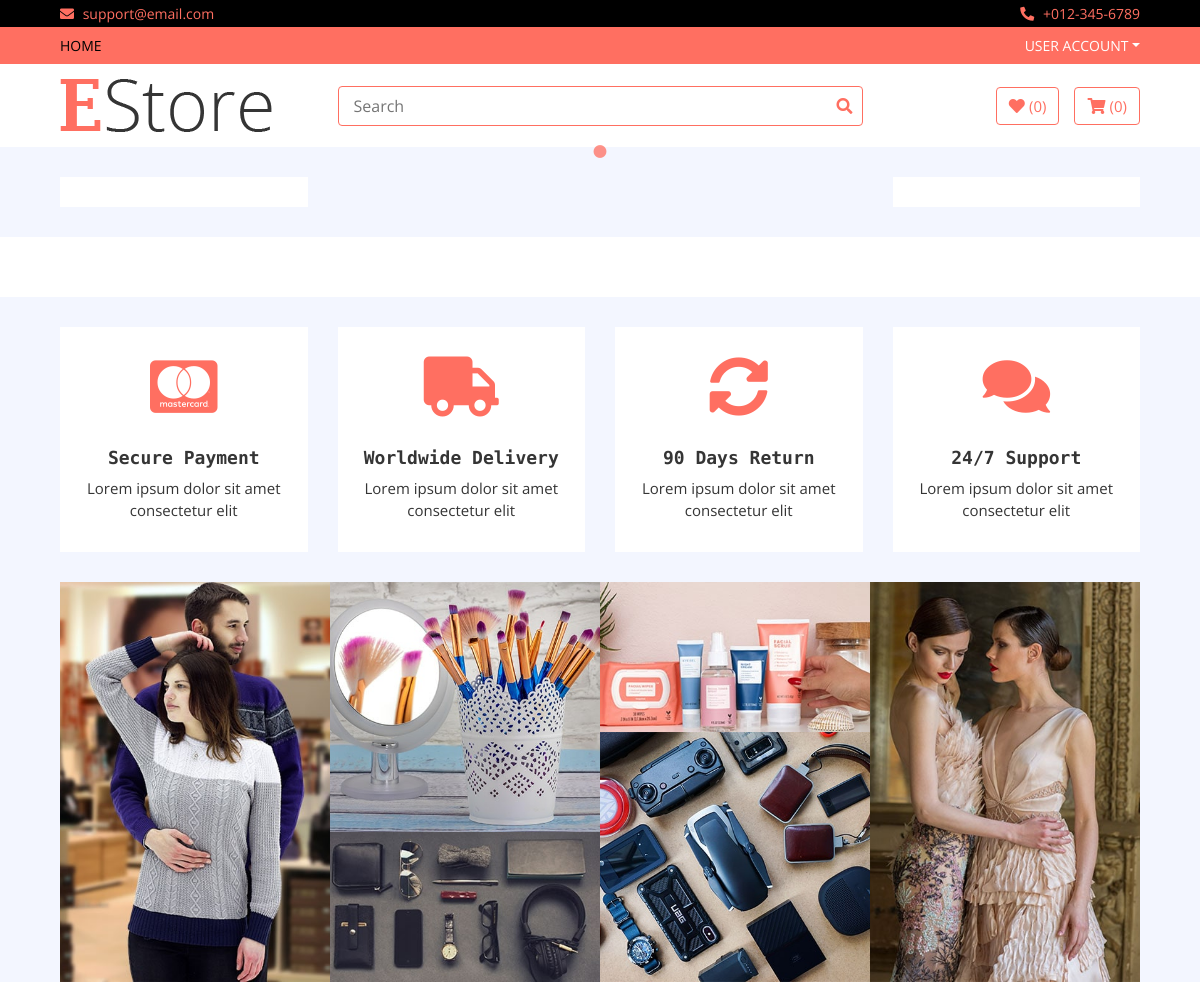
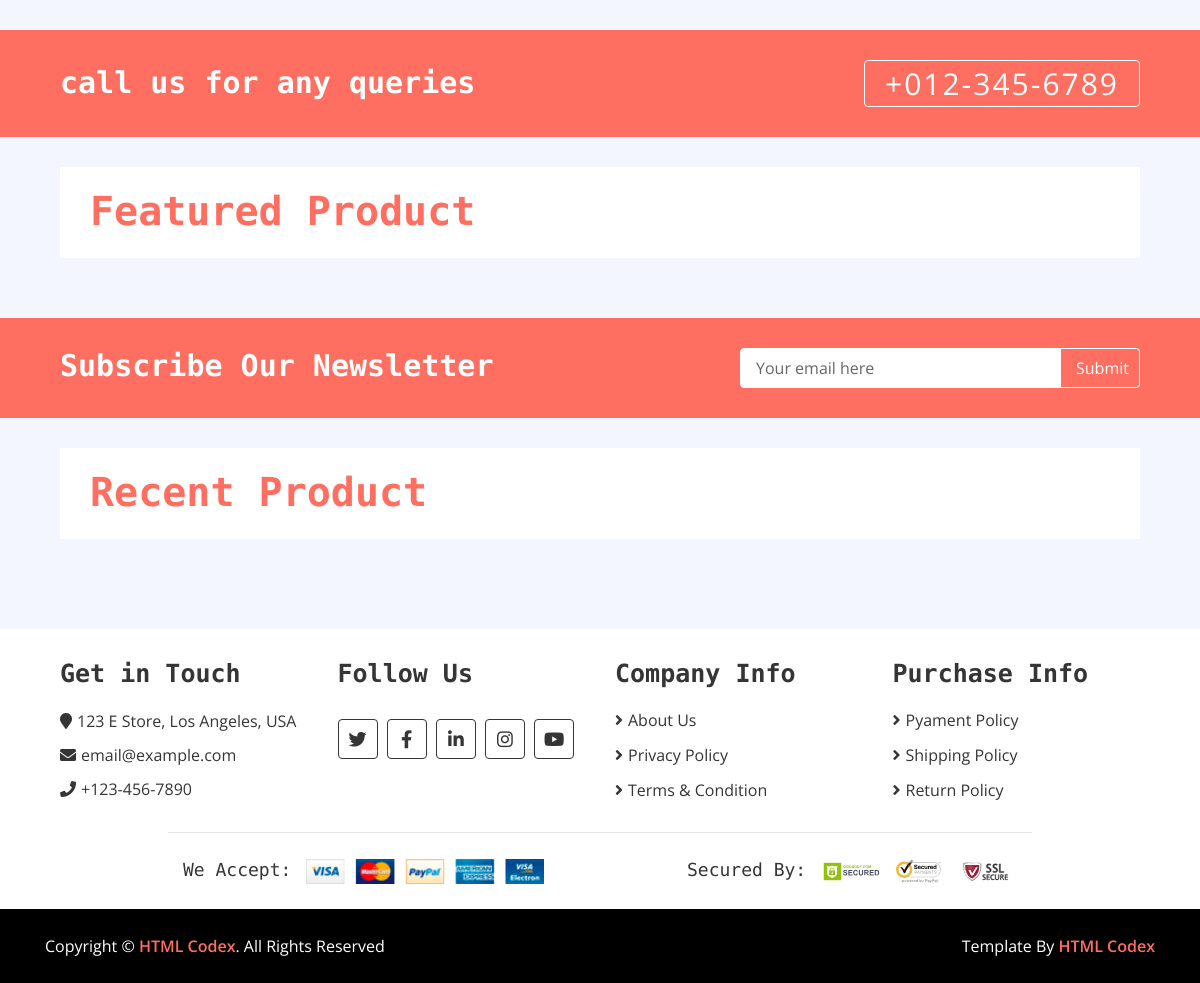
/, run on an earlier commit of the app's database (2 pictures, top to bottom).
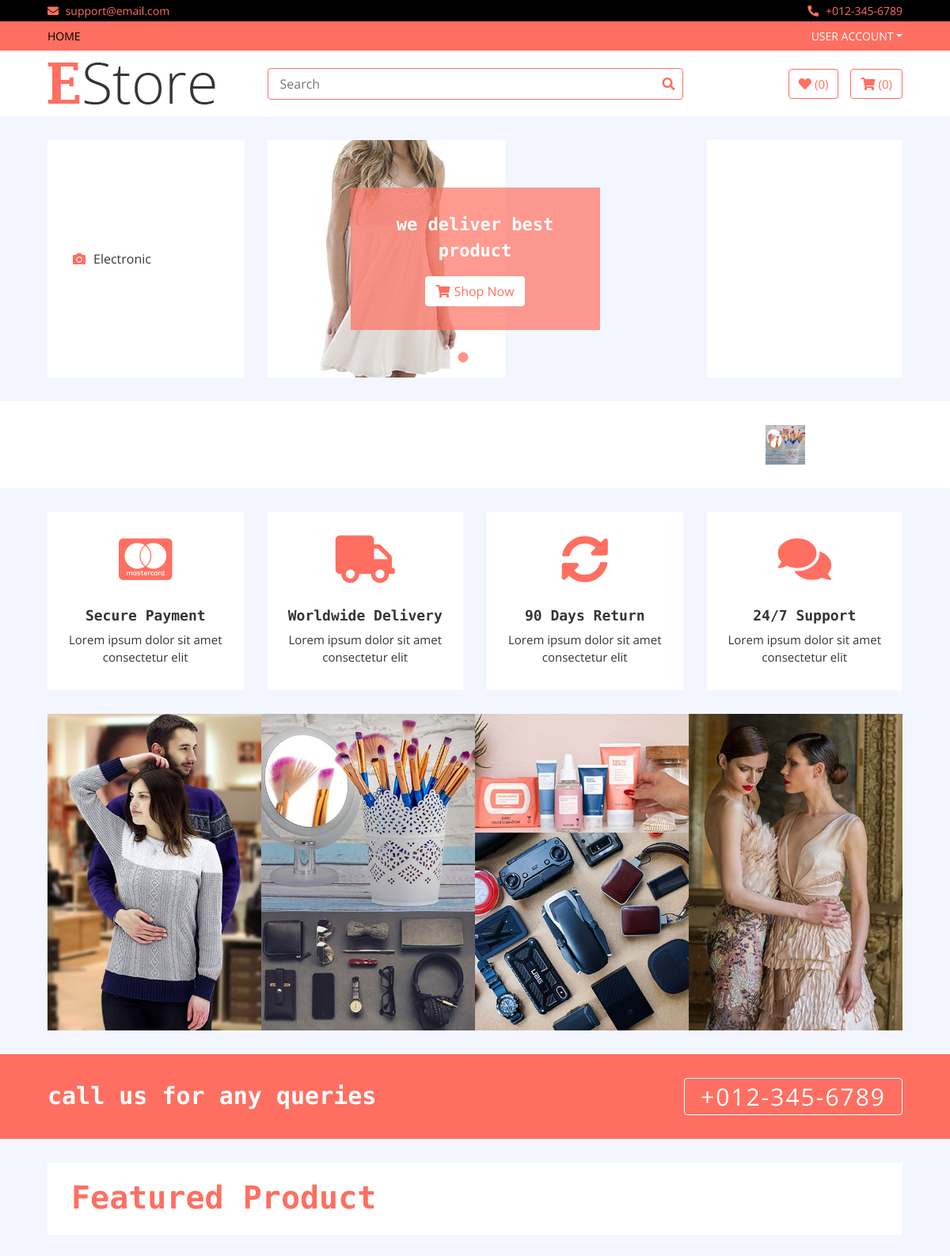
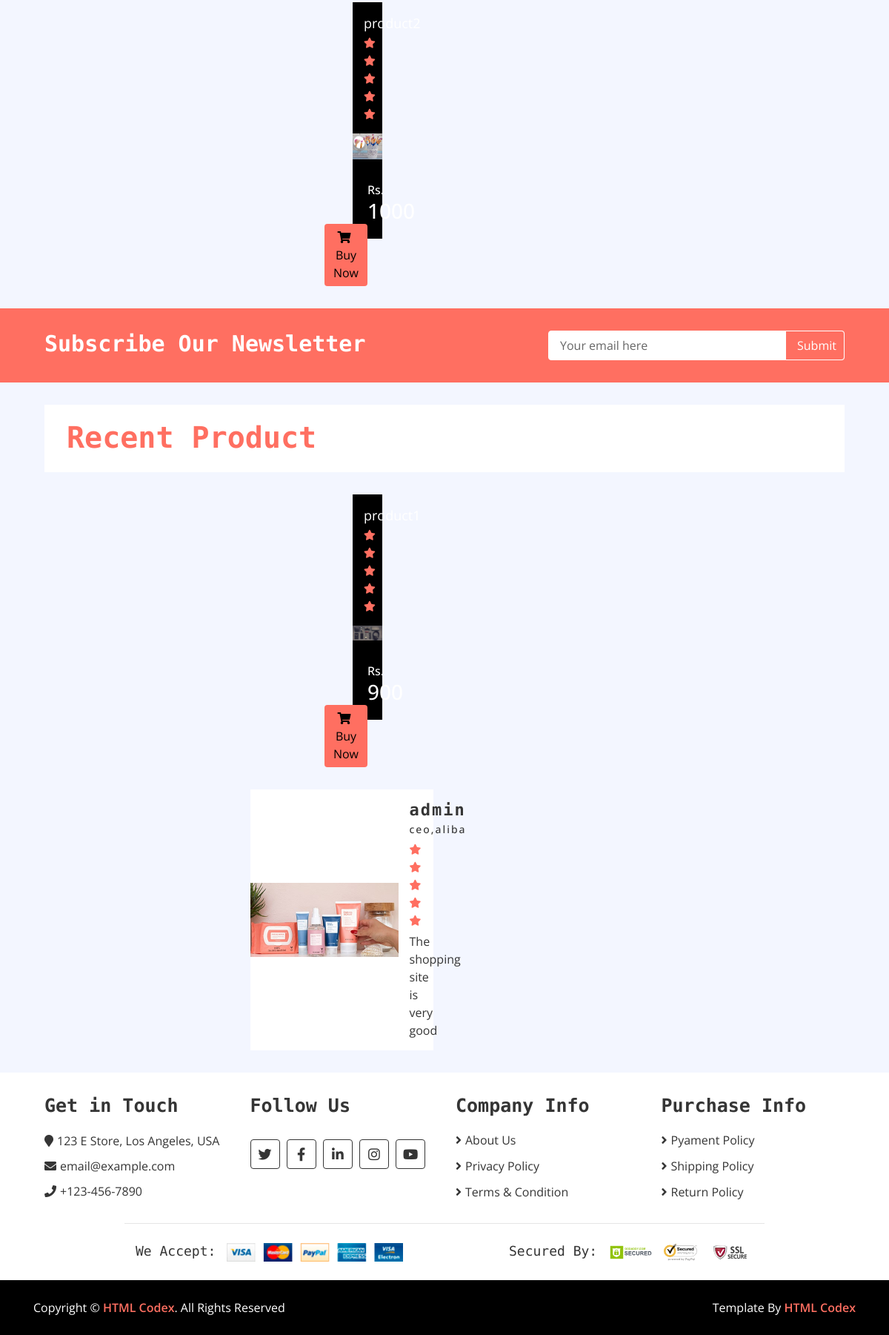
And on a later commit of the database (2 pictures, top to bottom).
### home/models.py (models this page shows, shortened)
class Category(models.Model):
    name = models.CharField(max_length=200)
    logo = models.CharField(max_length=200,blank = True)
    slug = models.CharField(max_length=500, unique=True)

class Slider(models.Model):
    name = models.CharField(max_length=500)
    image = models.ImageField(upload_to='media')
    description = models.TextField(blank = True)
    rank = models.IntegerField()
    ulr = models.URLField(blank= True, max_length=500)

class Brand(models.Model):
    name = models.CharField(max_length=500)
    image = models.ImageField(upload_to='media')
    rank = models.IntegerField()
    slug = models.CharField(max_length=500, default = "")

class Product(models.Model):
    name = models.CharField(max_length=300)
    price = models.IntegerField()
    discounted_price = models.IntegerField(default=0)
    category = models.ForeignKey(Category, on_delete=models.CASCADE)
    brand = models.ForeignKey(Brand, on_delete=models.CASCADE)
    image = models.ImageField(upload_to='media')
    desription = models.TextField(blank = True)
    specification = models.TextField(blank = True)
    stock = models.CharField(choices=STOCK,max_length=50)
    labels = models.CharField(choices=LABELS,max_length=50,blank = True)
    slug = models.CharField(max_length=500, default="")
    class Meta:
        ordering = ("id", "price", "name")

class CustomerReview(models.Model):
    name = models.CharField(max_length=300)
    post = models.CharField(max_length=300)
    comment = models.TextField(blank = True)
    image = models.ImageField(upload_to='media')

### home/views.py (the view)
# urls.py: path('', HomeView.as_view(), name='home'),
class HomeView(Base):
    def get(self,request):
        self.views['categories'] = Category.objects.all()
        self.views['brands'] = Brand.objects.all()
        self.views['sliders'] = Slider.objects.all()
        self.views['reviews'] = CustomerReview.objects.all()
        self.views['hots'] = Product.objects.filter(labels = 'hot')
        self.views['news'] = Product.objects.filter(labels='new')
        self.views['count_cart'] = Cart.objects.filter(username = request.user.username, checkout = False).count()
        return render(request,'index.html',self.views)

### templates/index.html (shortened to what this page needs)
{% extends 'base.html' %}
{% load static %}
{% block content %}
        <div class="header">
            <div class="container-fluid">
                <div class="row">
                    <div class="col-md-3">
                        <nav class="navbar bg-light">
                            <ul class="navbar-nav">
                                {% for cat in categories %}
                                <li class="nav-item">
                                    <a class="nav-link" href="/category/{{cat.slug}}"><i class="fa fa-{{cat.logo}}"></i>{{cat.name}}</a>
                                </li>
                                {% endfor %}
                            </ul>
                        </nav>
                    </div>
                    <div class="col-md-6">
                        <div class="header-slider normal-slider">
                            {% for slider in sliders %}
                            <div class="header-slider-item">
                                <img src="{{slider.image.url}}" alt="Slider Image" />
                                <div class="header-slider-caption">
                                    <p>{{slider.description}}</p>
                                    <a class="btn" href=""><i class="fa fa-shopping-cart"></i>Shop Now</a>
                                </div>
                            </div>
                            {% endfor %}
                        </div>
                    </div>
                    <div class="col-md-3">
                        <div class="header-img">
                        </div>
                    </div>
                </div>
            </div>
        </div>
        <div class="brand">
            <div class="container-fluid">
                <div class="brand-slider">
                    {% for brand in brands %}
                    <a href = "/brand/{{brand.slug}}"><div class="brand-item"><img src="{{brand.image.url}}" style = "height: 50px; width: 50px;" alt=""></div></a>
                    {% endfor %}
                </div>
            </div>
        </div>
        <div class="feature">
            <div class="container-fluid">
                <div class="row align-items-center">
                    <div class="col-lg-3 col-md-6 feature-col">
                        <div class="feature-content">
                            <i class="fab fa-cc-mastercard"></i>
                            <h2>Secure Payment</h2>
                            <p>
                                Lorem ipsum dolor sit amet consectetur elit
                            </p>
                        </div>
                    </div>
                    <div class="col-lg-3 col-md-6 feature-col">
                        <div class="feature-content">
                            <i class="fa fa-truck"></i>
                            <h2>Worldwide Delivery</h2>
                            <p>
                                Lorem ipsum dolor sit amet consectetur elit
                            </p>
                        </div>
                    </div>
                    <div class="col-lg-3 col-md-6 feature-col">
                        <div class="feature-content">
                            <i class="fa fa-sync-alt"></i>
                            <h2>90 Days Return</h2>
                            <p>
                                Lorem ipsum dolor sit amet consectetur elit
                            </p>
                        </div>
                    </div>
                    <div class="col-lg-3 col-md-6 feature-col">
                        <div class="feature-content">
                            <i class="fa fa-comments"></i>
                            <h2>24/7 Support</h2>
                            <p>
                                Lorem ipsum dolor sit amet consectetur elit
                            </p>
                        </div>
                    </div>
                </div>
            </div>
        </div>
        <div class="category">
            <div class="container-fluid">
                <div class="row">
                    <div class="col-md-3">
                        <div class="category-item ch-400">
                            <img src="img/category-3.jpg" />
                        </div>
                    </div>
                    <div class="col-md-3">
                        <div class="category-item ch-250">
                            <img src="img/category-4.jpg" />
                        </div>
                        <div class="category-item ch-150">
                            <img src="img/category-5.jpg" />
                        </div>
                    </div>
                    <div class="col-md-3">
                        <div class="category-item ch-150">
                            <img src="img/category-6.jpg" />
                        </div>
                        <div class="category-item ch-250">
                            <img src="img/category-7.jpg" />
                        </div>
                    </div>
                    <div class="col-md-3">
                        <div class="category-item ch-400">
                            <img src="img/category-8.jpg" />
                        </div>
                    </div>
                </div>
            </div>
        </div>
        <div class="call-to-action">
            <div class="container-fluid">
                <div class="row align-items-center">
                    <div class="col-md-6">
                        <h1>call us for any queries</h1>
                    </div>
                    <div class="col-md-6">
                        <a href="tel:0123456789">+012-345-6789</a>
                    </div>
                </div>
            </div>
        </div>
        <div class="featured-product product">
            <div class="container-fluid">
                <div class="section-header">
                    <h1>Featured Product</h1>
                </div>
                <div class="row align-items-center product-slider product-slider-4">
                    {% for hot in hots %}
                    <div class="col-lg-3">
                        <div class="product-item">
                            <div class="product-title">
                                <a href="/product/{{hot.slug}}">{{hot.name}}</a>
                                <div class="ratting">
                                    <i class="fa fa-star"></i>
                                    <i class="fa fa-star"></i>
                                    <i class="fa fa-star"></i>
                                    <i class="fa fa-star"></i>
                                    <i class="fa fa-star"></i>
                                </div>
                            </div>
                            <div class="product-image">
                                <a href="product-detail.html">
                                    <img src="{{hot.image.url}}" alt="Product Image">
                                </a>
                            </div>
                            <div class="product-price">
                                {% if hot.discounted_price > 0 %}
                                <h3><span>Rs. </span>{{hot.discounted_price}}</h3>
                                {% else %}
                                <h3><span>Rs. </span>{{hot.price}}</h3>
                                {% endif %}
                                <a class="btn" href="/add_to_cart/{{hot.slug}}"><i class="fa fa-shopping-cart"></i>Buy Now</a>
                            </div>
                        </div>
                    </div>
                    {% endfor %}
                </div>
            </div>
        </div>
        <div class="newsletter">
            <div class="container-fluid">
                <div class="row">
                    <div class="col-md-6">
                        <h1>Subscribe Our Newsletter</h1>
                    </div>
                    <div class="col-md-6">
                        <div class="form">
                            <input type="email" value="Your email here">
                            <button>Submit</button>
                        </div>
                    </div>
                </div>
            </div>
        </div>
        <div class="recent-product product">
            <div class="container-fluid">
                <div class="section-header">
                    <h1>Recent Product</h1>
                </div>
                <div class="row align-items-center product-slider product-slider-4">
                    {% for  new in news %}
                    <div class="col-lg-3">
                        <div class="product-item">
                            <div class="product-title">
                                <a href="/product/{{new.slug}}">{{new.name}}</a>
                                <div class="ratting">
                                    <i class="fa fa-star"></i>
                                    <i class="fa fa-star"></i>
                                    <i class="fa fa-star"></i>
                                    <i class="fa fa-star"></i>
                                    <i class="fa fa-star"></i>
                                </div>
                            </div>
                            <div class="product-image">
                                <a href="product-detail.html">
                                    <img src="{{new.image.url}}" alt="Product Image">
                                </a>
                            </div>
                            <div class="product-price">
                                {% if new.discounted_price > 0 %}
                                <h3><span>Rs. </span>{{new.discounted_price}}</h3>
                                {% else %}
                                <h3><span>$</span>{{new.price}}</h3>
                                {% endif %}
                                <a class="btn" href="/add_to_cart/{{new.slug}}"><i class="fa fa-shopping-cart"></i>Buy Now</a>
                            </div>
                        </div>
                    </div>
                   {% endfor %}
                </div>
            </div>
        </div>
        <div class="review">
            <div class="container-fluid">
                <div class="row align-items-center review-slider normal-slider">
                    {% for review in reviews %}
                    <div class="col-md-6">
                        <div class="review-slider-item">
                            <div class="review-img">
                                <img src="{{review.image.url}}" alt="Image">
                            </div>
                            <div class="review-text">
                                <h2>{{review.name}}</h2>
                                <h3>{{review.post}}</h3>
                                <div class="ratting">
                                    <i class="fa fa-star"></i>
                                    <i class="fa fa-star"></i>
                                    <i class="fa fa-star"></i>
                                    <i class="fa fa-star"></i>
                                    <i class="fa fa-star"></i>
                                </div>
                                <p>
                                    {{review.comment}}
                                </p>
                            </div>
                        </div>
                    </div>
                   {% endfor %}
                </div>
            </div>
        </div>
{% endblock %}

What changed in the data, as far as the page shows it:
added Category: name "Electronic"
added Slider: image (picture), description "we deliver best product"
added Brand: image (picture)
added Product: name "product2", image (picture), discounted_price "1000", shown under "Featured Product"
added Product: name "product1", image (picture), discounted_price "900", shown under "Recent Product"
added CustomerReview: image (picture), name "admin", post "ceo,aliba", comment "The shopping site is very good"
